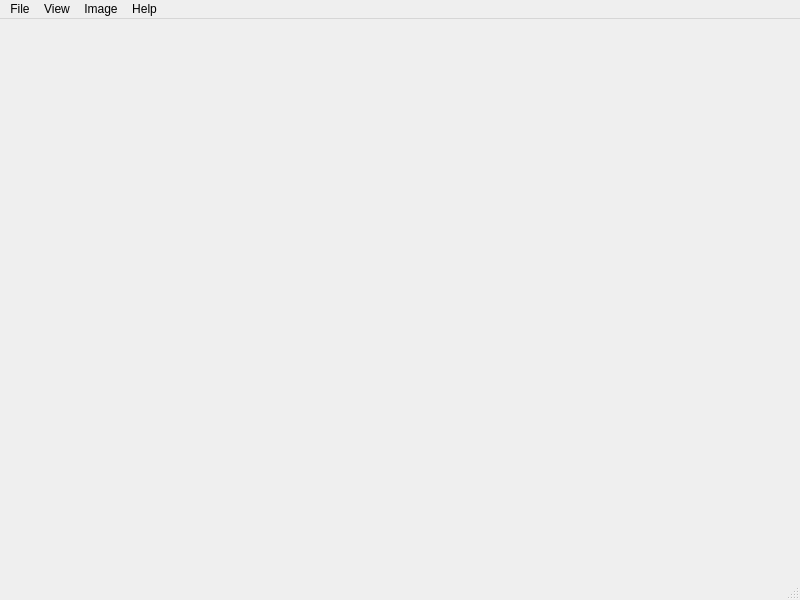
<?xml version="1.0" encoding="UTF-8"?>
<ui version="4.0">
 <class>MainWindow</class>
 <widget class="QMainWindow" name="MainWindow">
  <property name="geometry">
   <rect>
    <x>0</x>
    <y>0</y>
    <width>800</width>
    <height>600</height>
   </rect>
  </property>
  <property name="windowTitle">
   <string>MainWindow</string>
  </property>
  <widget class="QWidget" name="centralwidget">
   <widget class="QVTKWidget" name="qvtkWidget">
    <property name="geometry">
     <rect>
      <x>10</x>
      <y>10</y>
      <width>421</width>
      <height>391</height>
     </rect>
    </property>
   </widget>
  </widget>
  <widget class="QMenuBar" name="menubar">
   <property name="geometry">
    <rect>
     <x>0</x>
     <y>0</y>
     <width>800</width>
     <height>19</height>
    </rect>
   </property>
   <widget class="QMenu" name="menuFile">
    <property name="title">
     <string>File</string>
    </property>
    <addaction name="actionOpen_Image"/>
    <addaction name="actionLoad_Segmentation"/>
    <addaction name="actionSave_Segmentation"/>
    <addaction name="actionLoad_State"/>
    <addaction name="actionSave_State"/>
    <addaction name="actionExit"/>
   </widget>
   <widget class="QMenu" name="menuImage">
    <property name="title">
     <string>View</string>
    </property>
    <addaction name="actionConstrast"/>
    <addaction name="actionZoom_out"/>
    <addaction name="separator"/>
    <addaction name="actionSlice_up"/>
    <addaction name="actionSlice_down"/>
    <addaction name="separator"/>
    <addaction name="actionPan_left"/>
    <addaction name="actionPan_right"/>
    <addaction name="actionPan_up"/>
    <addaction name="actionPan_down"/>
    <addaction name="separator"/>
    <addaction name="actionRe_centre"/>
   </widget>
   <widget class="QMenu" name="menuHelp">
    <property name="title">
     <string>Help</string>
    </property>
    <addaction name="actionAbout"/>
    <addaction name="actionAboutQt"/>
    <addaction name="actionDocumentation"/>
   </widget>
   <widget class="QMenu" name="menuImage_2">
    <property name="title">
     <string>Image</string>
    </property>
    <addaction name="actionContrast"/>
   </widget>
   <addaction name="menuFile"/>
   <addaction name="menuImage"/>
   <addaction name="menuImage_2"/>
   <addaction name="menuHelp"/>
  </widget>
  <widget class="QStatusBar" name="statusbar"/>
  <action name="actionOpen_Image">
   <property name="text">
    <string>Open Image</string>
   </property>
  </action>
  <action name="actionLoad_Segmentation">
   <property name="text">
    <string>Load Segmentation</string>
   </property>
  </action>
  <action name="actionSave_Segmentation">
   <property name="text">
    <string>Save Segmentation</string>
   </property>
  </action>
  <action name="actionLoad_State">
   <property name="text">
    <string>Load State</string>
   </property>
  </action>
  <action name="actionSave_State">
   <property name="text">
    <string>Save State</string>
   </property>
  </action>
  <action name="actionConstrast">
   <property name="text">
    <string>Zoom in</string>
   </property>
  </action>
  <action name="actionZoom_out">
   <property name="text">
    <string>Zoom out</string>
   </property>
  </action>
  <action name="actionSlice_up">
   <property name="text">
    <string>Slice up</string>
   </property>
  </action>
  <action name="actionSlice_down">
   <property name="text">
    <string>Slide down</string>
   </property>
  </action>
  <action name="actionSlice_left">
   <property name="text">
    <string>Slice left</string>
   </property>
  </action>
  <action name="actionSlice_right">
   <property name="text">
    <string>Slice right</string>
   </property>
  </action>
  <action name="actionPan_left">
   <property name="text">
    <string>Pan left</string>
   </property>
  </action>
  <action name="actionPan_right">
   <property name="text">
    <string>Pan right</string>
   </property>
  </action>
  <action name="actionPan_up">
   <property name="text">
    <string>Pan up</string>
   </property>
  </action>
  <action name="actionPan_down">
   <property name="text">
    <string>Pan down</string>
   </property>
  </action>
  <action name="actionRe_centre">
   <property name="text">
    <string>Re-centre</string>
   </property>
  </action>
  <action name="actionAbout">
   <property name="text">
    <string>About</string>
   </property>
  </action>
  <action name="actionDocumentation">
   <property name="text">
    <string>Documentation</string>
   </property>
  </action>
  <action name="actionExit">
   <property name="text">
    <string>Exit</string>
   </property>
  </action>
  <action name="actionAboutQt">
   <property name="text">
    <string>About Qt</string>
   </property>
  </action>
  <action name="actionContrast">
   <property name="text">
    <string>Contrast</string>
   </property>
  </action>
 </widget>
 <customwidgets>
  <customwidget>
   <class>QVTKWidget</class>
   <extends>QWidget</extends>
   <header>QVTKWidget.h</header>
  </customwidget>
 </customwidgets>
 <resources/>
 <connections>
  <connection>
   <sender>actionExit</sender>
   <signal>triggered()</signal>
   <receiver>MainWindow</receiver>
   <slot>close()</slot>
   <hints>
    <hint type="sourcelabel">
     <x>-1</x>
     <y>-1</y>
    </hint>
    <hint type="destinationlabel">
     <x>399</x>
     <y>299</y>
    </hint>
   </hints>
  </connection>
 </connections>
</ui>
